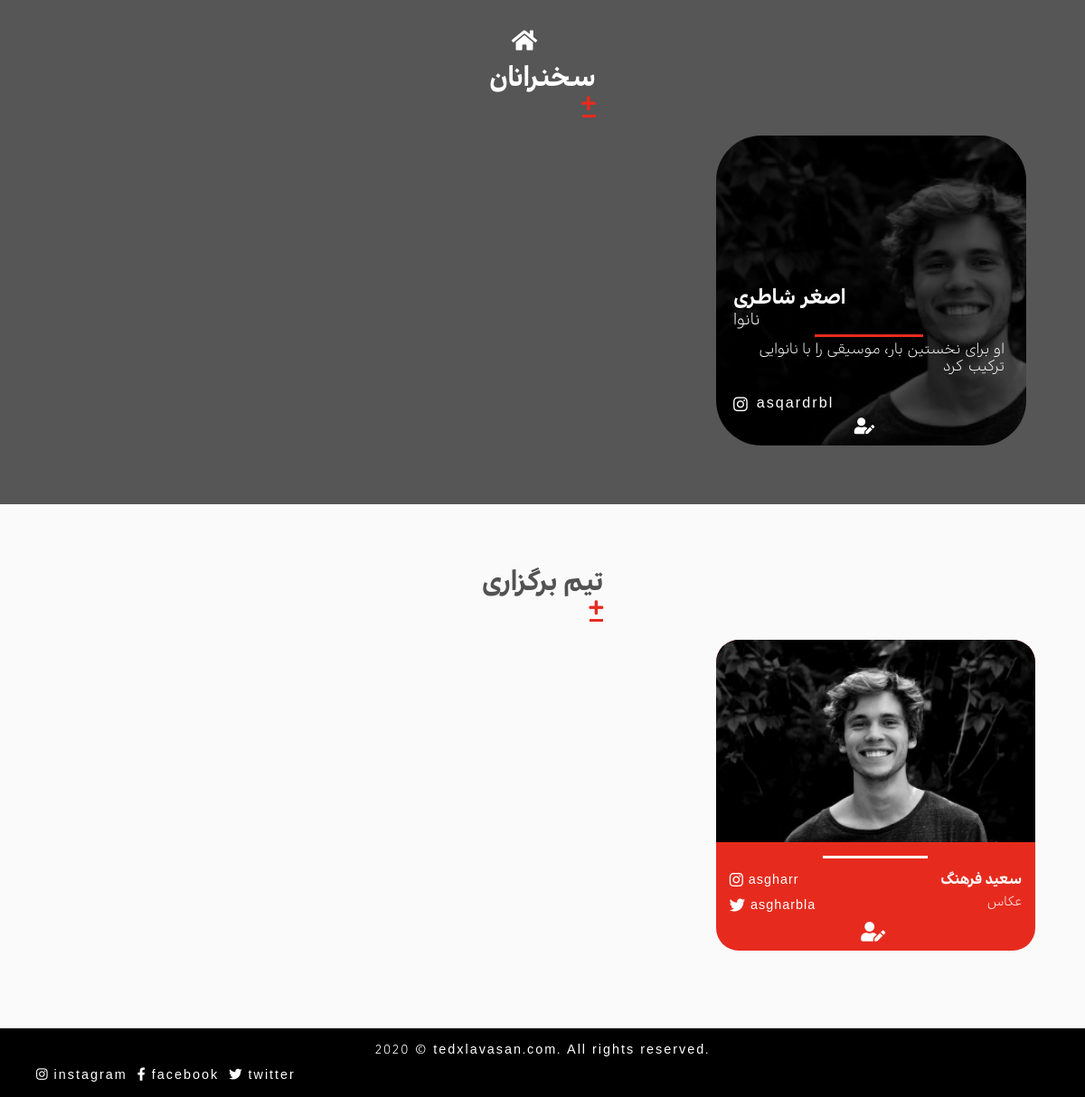
The app's page /siteadmin/admin (signed in) with its own data.
### siteadmin/models.py (models this page shows, shortened)
class Speaker(models.Model):
    name = models.CharField(max_length=100)
    title = models.CharField(max_length=100)
    intro = models.CharField(max_length=500)
    insta_id = models.CharField(max_length=100)
    long_description = models.TextField()
    site_address = models.CharField(max_length=100)
    image = models.ImageField(blank = True, default = 'user.png')

class Team(models.Model):
    image = models.ImageField(blank = True, default = 'user.png')
    name = models.CharField(max_length=56)
    title = models.CharField(max_length=56)
    instagram = models.CharField(max_length=100)
    twitter = models.CharField(max_length=100)

### siteadmin/views.py (the view)
# urls.py: path('admin',views.admin_view , name = 'adminurl'),
@login_required(login_url='/siteadmin/')
def admin_view(request):
    speakers = models.Speaker.objects.all()
    team = models.Team.objects.all()
    args = {'speakers':speakers,'team':team}
    return render(request,'siteadmin/adminn.html',args)

### siteadmin/templates/siteadmin/adminn.html
{% extends 'home/base.html' %} {% block navlinks %}
<li><a href="{% url 'home:homeurl' %}"><i class="fas fa-home" style="font-size: 1.4em;"></i></a></li>
{% endblock navlinks %} {% block content %}
<div class="speakers fsection">
    <div class="section-title">
        <h1>سخنرانان</h1>
        <a class="admin-add" href="{% url 'siteadmin:addspeakerurl' %}"><i class="fas fa-plus"></i></a>
        <div class="underline"></div>
    </div>
    <div class="speaker-grid">
        {% for sp in speakers %}
        <div class="sp-holder">
            <a href="">
                <div class="speaker" style="background-image: url({{sp.image.url}});"> </div>
            </a>
            <div class="sp-content">
                <h1>{{sp.name}}</h1>
                <h2>{{sp.title}}</h2>
                <div class="line"></div>
                <p>{{sp.intro}}</p>
                <a href="https://instagram.com"><i class="fab fa-instagram"></i>
            <p>{{sp.insta_id}}</p>
            </a>
                <a style="align-self: center;margin-top: 5px;" href="{% url 'siteadmin:editspeakerurl' speakerid=sp.id %}"><i class="fas fa-user-edit"></i></a>
            </div>
        </div>
        {% endfor %}
    </div>
</div>
<div class="team-section fsection">
    <div class="section-title">
        <h1>تیم برگزاری</h1>
        <a class="admin-add" href="{% url 'siteadmin:addteamurl' %}"><i class="fas fa-plus"></i></a>
        <div class="underline"></div>
    </div>
    <div class="members">
        {% for member in team %}
        <div class="member">
            <img src="{{member.image.url}}" alt="">
            <div class="line"></div>
            <div class="content">
                <div class="membername">
                    <h1>{{member.name}}</h1>
                    <p>{{member.title}}</p>
                </div>
                <div class="social">
                    <a href="https://instagram.com/{{member.instagram}}"><i class="fab fa-instagram"></i>{{member.instagram}}</a>
                    <a href="https://twitter.com/{{member.twitter}}"><i class="fab fa-twitter"></i>{{member.twitter}}</a>
                </div>
            </div>
            <a href="{% url 'siteadmin:editteamurl' teamid=member.id %}"><i class="fas fa-user-edit"></i></a>
        </div>
        {% endfor %}
    </div>
</div>
{% endblock content %}

### records on screen
Speaker: image (picture), name "اصغر شاطری", title "نانوا", intro "او برای نخستین بار، موسیقی را با نانوایی ترکیب کرد", insta_id "asqardrbl"
Team: image (picture), name "سعید فرهنگ", title "عکاس", instagram "asgharr", twitter "asgharbla"
